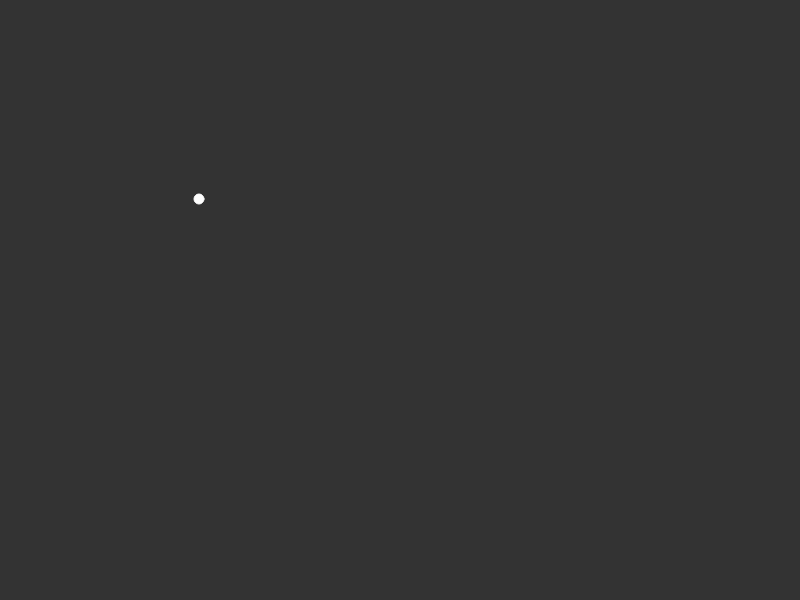
Frame 1 (no input)
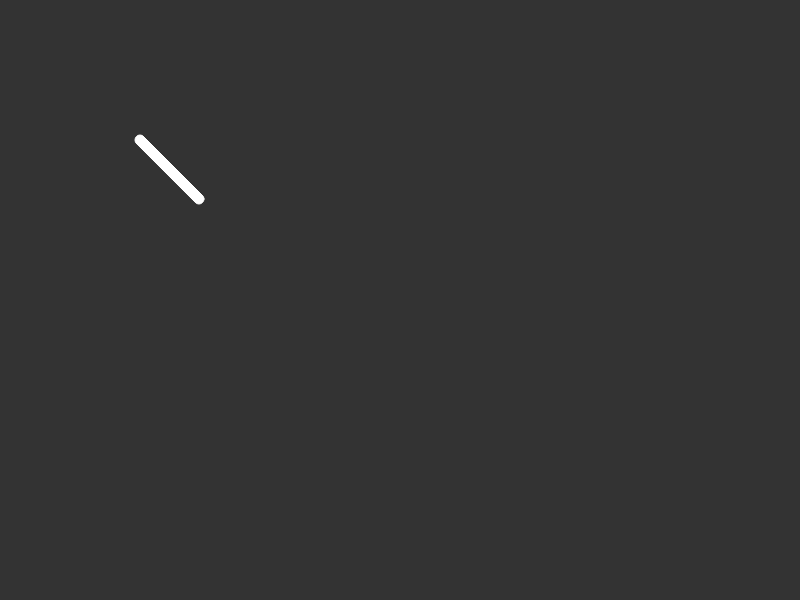
Frame 60 (no input)
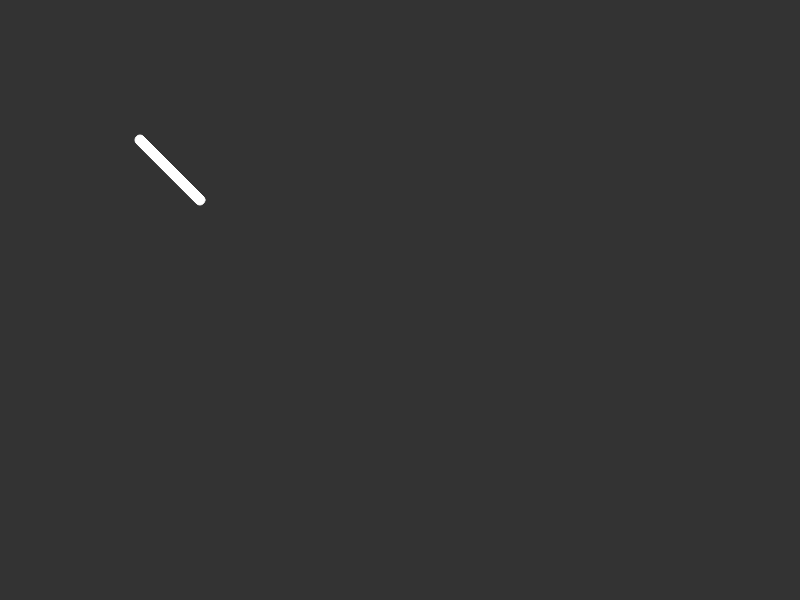
Frame 120 (the mouse pressed at the canvas centre since frame 60)

The p5.js sketch that drew these frames (run headless with seeded random() and noise() and a simulated clock; from frame 60 on, the mouse is pressed at the canvas centre):

// p5.js sketch
// ── sketch.js
/* Caminante que va hacia donde esta el mouse*/

let walker;

function setup() {
  createCanvas(800, 600);
  background(51);
  walker = new Walker(200, 200);
}

function draw() {
  walker.walk();
  walker.show();
}

// ── walker.js
class Walker{
    constructor(x, y){
        this.x = x;
        this.y = y;
    }
    walk(){
        if(mouseX > this.x){
            this.x++;          
        }
        else{
            this.x--;
        }
        if(mouseY > this.y){
                this.y++;
        }
        else{
            this.y--;
        }
    }
    show(){
        stroke(255);
        circle(this.x, this.y, 10);
    }
}
